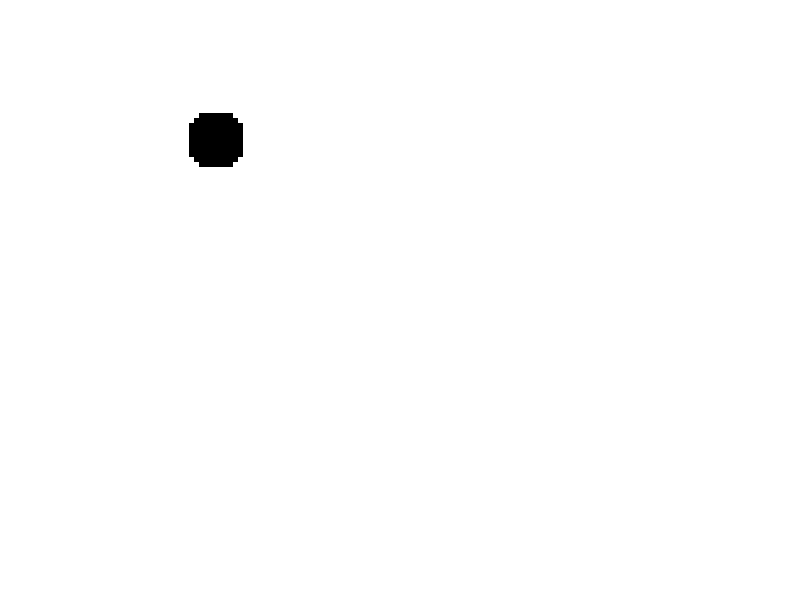

The MATLAB source for this figure:

% size of bead matrix
n = 30 
% bead matrix 
beads = zeros(n,3,3);

% %counter
% m = 1;
% 
% %hur många steg
% s = 1/n;
% 
% for n_r = 0:s:1
%     
% beads(m, :, 1) = n_r;
% 
% m = m +1;
%  
% end
% 
% m = 1;
% for n_g = 0:s:1
%     
% beads(m, :, 2) = n_g;
% 
% m = m +1;
%  
% end
% 
% m = 1
% for n_b = 0:s:1
%     
% beads(m, :, 3) = n_b;
% 
% m = m +1;
%  
% end
% 
% figure(1)
% imshow(beads)

% R = rand(100,100,3);
% 
% figure(1)
% imshow(R);

N=100;
D=ones(N,N);
i0=10;
j0=20;
R=6;
% filter indise circle
[x,y]=meshgrid(1:N);
D((x-i0).^2+(y-j0).^2<R^2)=0;

imshow(D)
